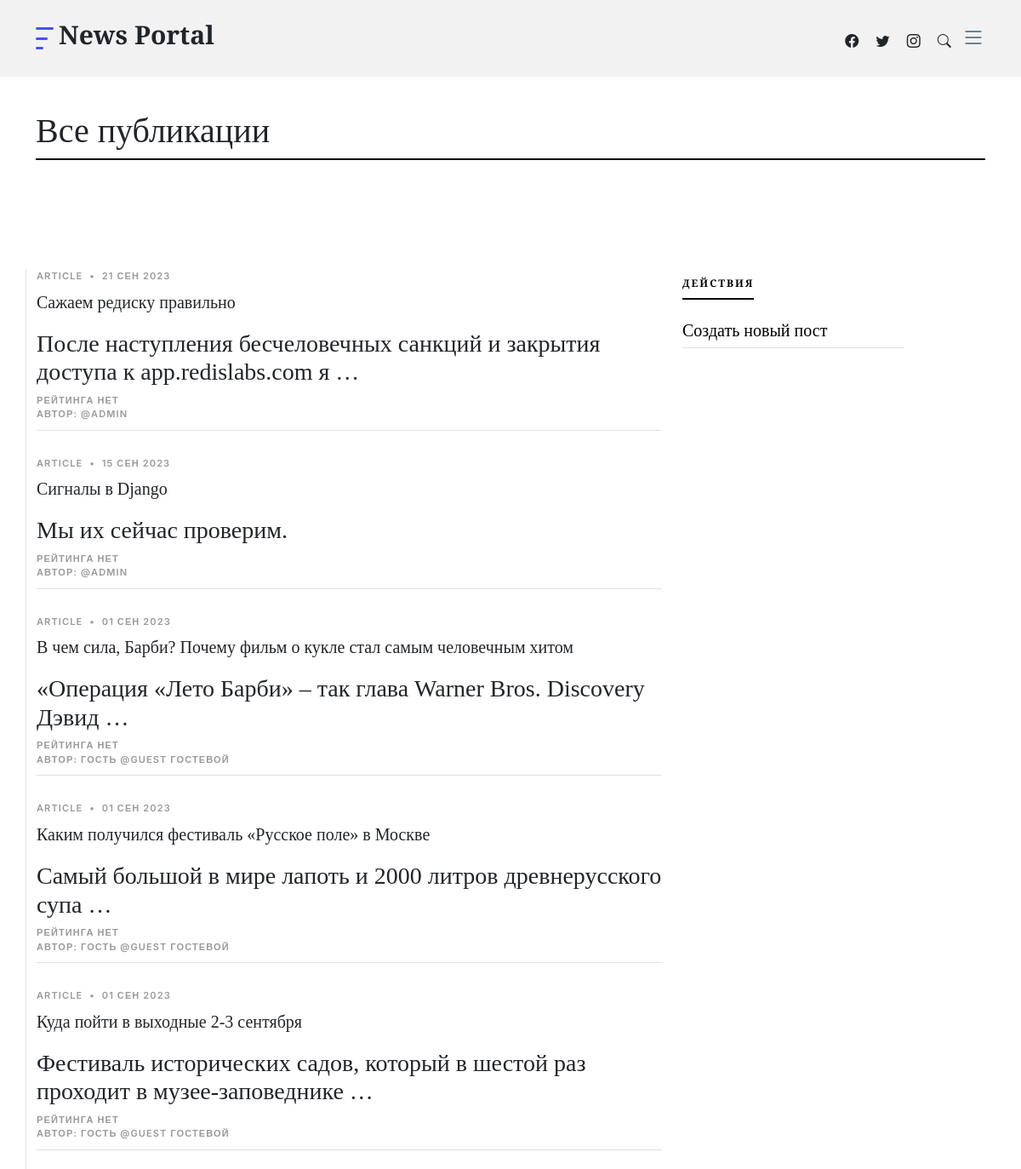
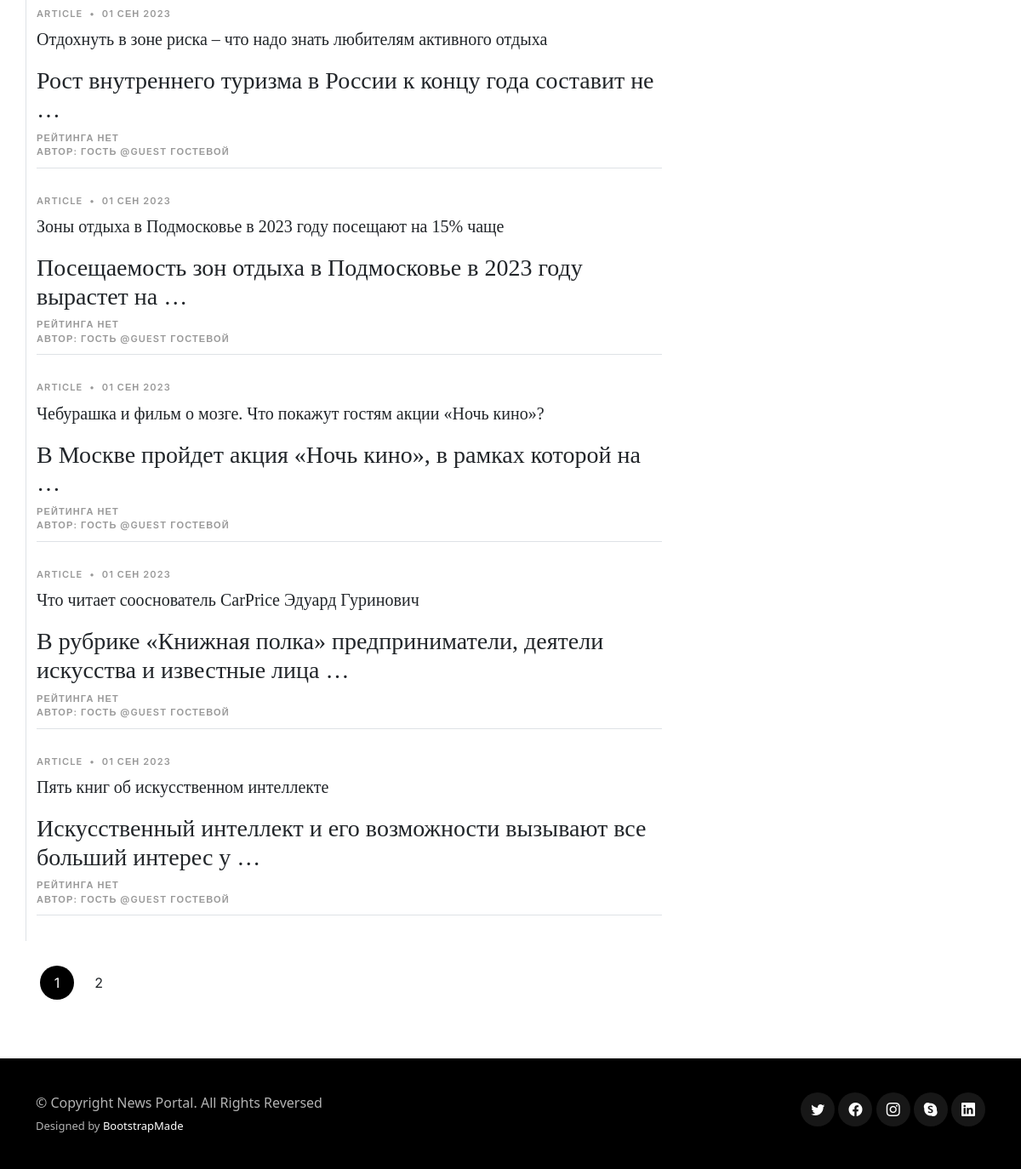
The page /articles/ on the database as committed earlier (2 pictures, top to bottom).
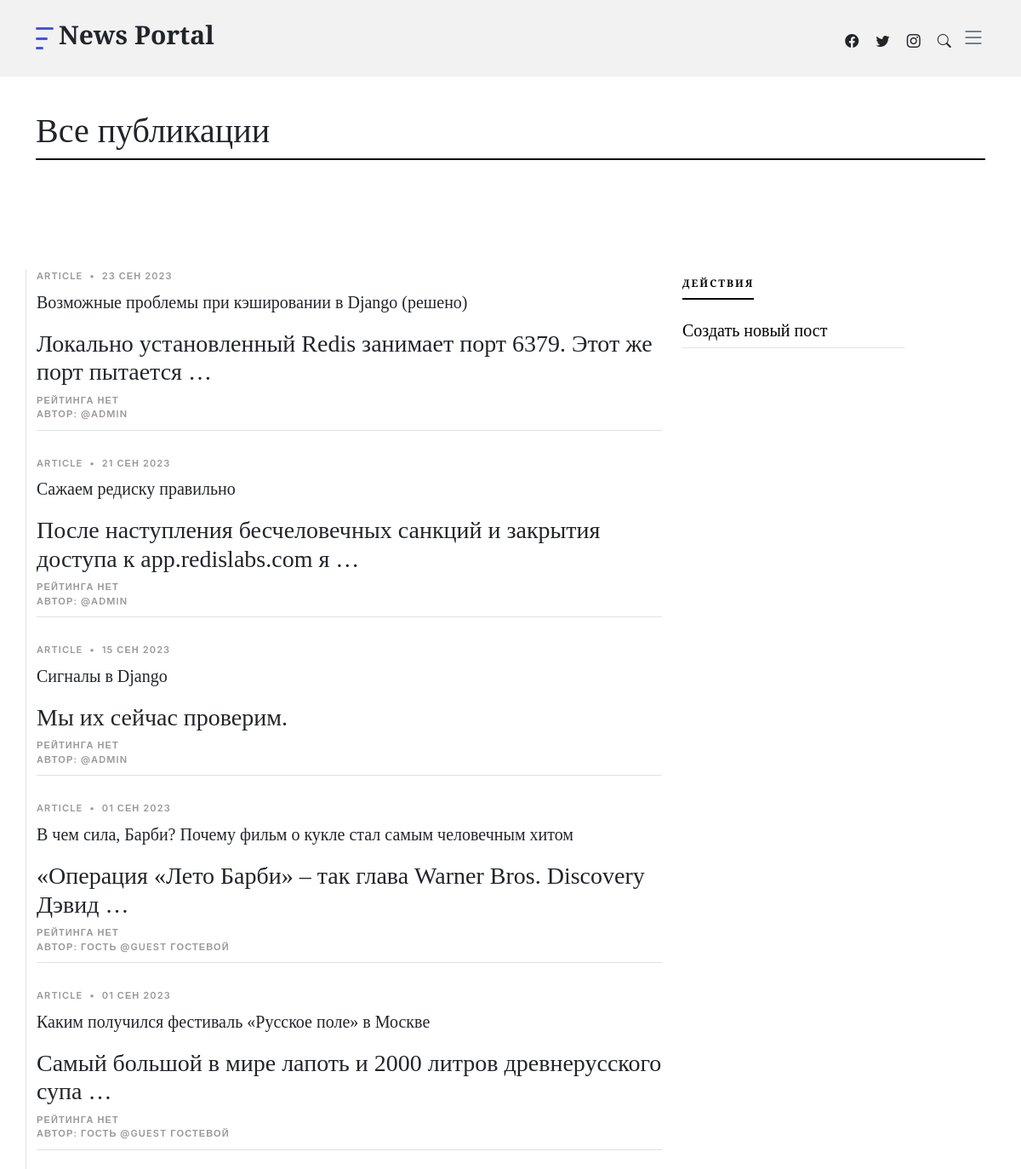
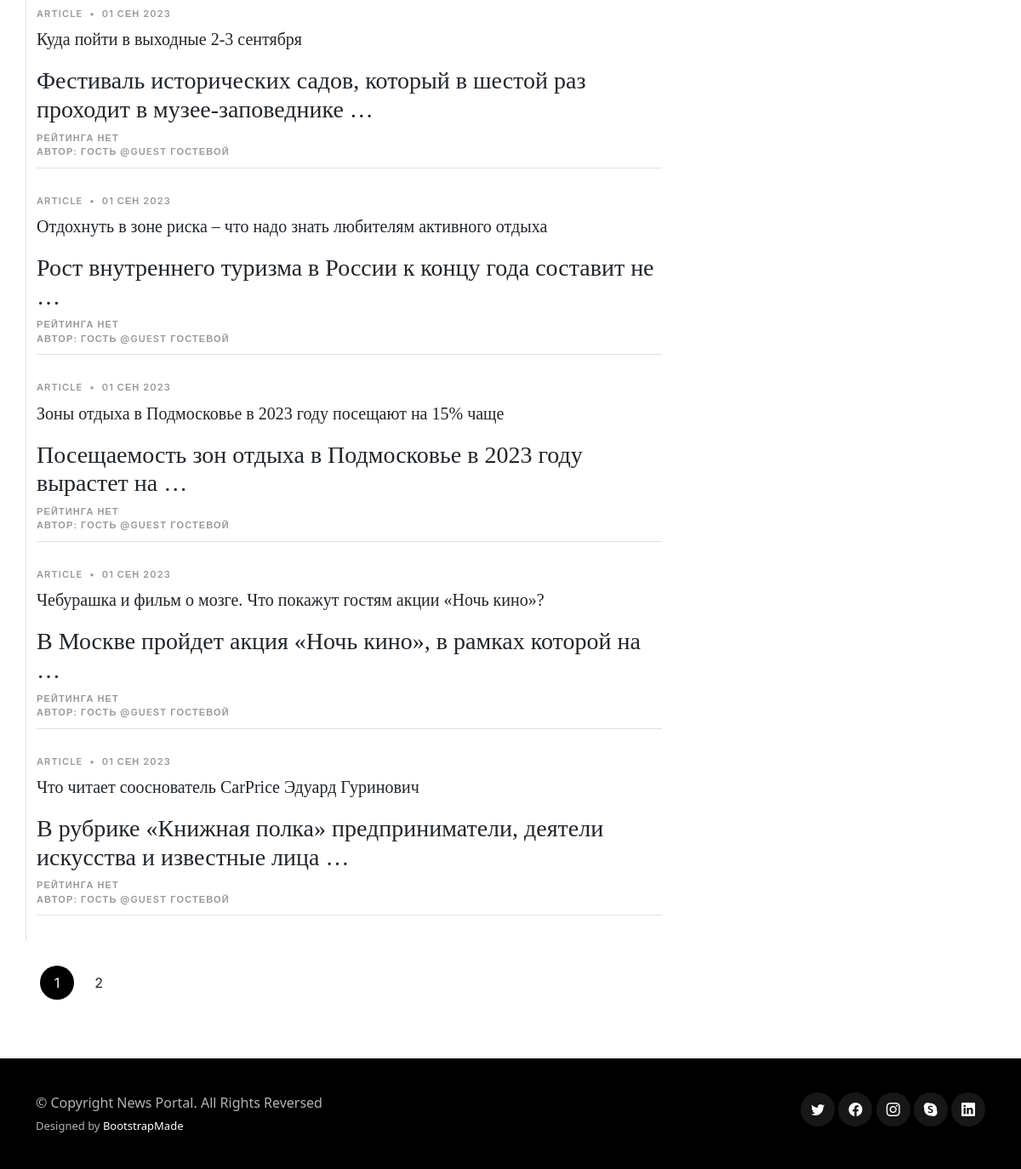
The same page on the database as committed later (2 pictures, top to bottom).
### news/models.py (models this page shows, shortened)
class Post(models.Model):
    author = models.ForeignKey(Author, on_delete=models.CASCADE, verbose_name="author", related_name="posts")
    POST_TYPES = [('article', 'Статья'), ('news', 'Новость')]
    post_type = models.CharField(choices=POST_TYPES, max_length=7, default='article')
    created_at = models.DateTimeField(auto_now_add=True)
    category = models.ManyToManyField(Category, through='PostCategory')
    title = models.CharField(max_length=255)
    text = models.TextField()
    rating = models.IntegerField(default=0)
    class Meta:
        ordering = ['-created_at', 'title']

class Author(models.Model):
    user = models.OneToOneField(User, on_delete=models.CASCADE, verbose_name="author")
    rating = models.IntegerField(default=0)
    def __str__(self):
        return f"{self.user.first_name} @{self.user.username} {self.user.last_name}"

### news/views.py (the view)
# urls.py: path('articles/', cache_page(60*1)(views.PostList.as_view()),
class PostList(ListView):
    model = Post
    paginate_by = 10
    def get(self, request, *args, **kwargs):
        post_type = kwargs['post_type']
        self.queryset = Post.objects.filter(post_type=post_type)
        return super(PostList, self).get(request, *args, **kwargs)

### news/templatetags/pro_tags.py (called while the page is built)
@register.simple_tag()
def header(title='Привет!'):
    section = (f'<section class="category-section"><div class="container">'
               f'<div class="section-header d-flex justify-content-between align-items-center mb-5">'
               f'<h1>{title}</h1></div></div></section>')
    return section

@register.simple_tag(takes_context=True)
def url_replace(context, **kwargs):
    d = context['request'].GET.copy()
    for k, v in kwargs.items():
        d[k] = v
    return d.urlencode()

### templates/news/post_list.html (shortened to what this page needs)
{% extends 'default.html' %}
{% load pro_filters %}
{% load pro_tags %}
{% block content %}
    {% autoescape off %}{% header "Все публикации" %}{% endautoescape  %}
    <section id="posts" class="posts">
        <div class="container" data-aos="fade-up">
            <div class="row">
                <div class="col-lg-8 border-start custom-border">
                    {% for post in post_list %}
                        {% include "news/post_item.html" with post=post %}
                    {% empty %}
                        <div class="post-entry-1">
                            <div class="post-meta"><span>Ничего нет</span></div>
                            </div>
                    {% endfor %}
                    </div>
                <div class="col-md-3">
                    <div class="aside-block">
                        <ul class="nav nav-pills custom-tab-nav mb-4" id="pills-tab" role="tablist">
                            <li class="nav-item" role="presentation">
                                <button class="nav-link active" id="pills-actions-tab" data-bs-toggle="pill" data-bs-target="#pills-actions" type="button" role="tab" aria-controls="pills-actions" aria-selected="true">
                                    Действия
                                    </button>
                                </li>
                            </ul>
                        <div class="tab-content" id="pills-tabContent">
                            <div class="tab-pane fade show active" id="pills-actions" role="tabpanel" aria-labelledby="pills-actions-tab">
                                <div class="post-entry-1 border-bottom">
                                    <h2 class="mb-2"><a href="./create">Создать новый пост</a></h2>
                                    </div>
                                </div>
                            </div>
                        </div>
                    </div>
                </div>
            {% if is_paginated %}
                {% include "paginator.html" with page_obj=page_obj paginator=paginator%}
            {% endif %}
            </div>
        </section>
{% endblock %}

### templates/news/post_item.html
{% load pro_filters %}
<div class="post-entry-1 border-bottom">
    <div class="post-meta"><span>{{ post.post_type }}</span> <span class="mx-1">&bullet;</span> <span>{{ post.created_at|date:'d M Y' }}</span></div>
    <a href="{% url 'post_detail' post.pk %}"><h2>{{ post.title|censor }}</h2></a>
    <a href="{% url 'post_detail' post.pk %}"><h3>{{ post.text|censor|truncatewords:10|striptags }}</h3></a>
    <div class="post-meta">
        <div><span>{% if post.rating %}Рейтинг: {{ post.rating|pretty_rating|safe }}{% else %}Рейтинга нет{% endif %}</span></div>
        <div><span>Автор: {{ post.author }}</span></div>
        </div>
    </div>

Rows that differ between the two databases and show on the page:
no longer on this page (row unchanged): Post: post_type "ARTICLE", created_at "01 СЕН 2023", title|censor "Пять книг об искусственном интеллекте", text|censor "Искусственный интеллект и его возможности вызывают все больший интерес у …", rating "РЕЙТИНГА НЕТ", author "ГОСТЬ @GUEST ГОСТЕВОЙ"
added Post: post_type "ARTICLE", created_at "23 СЕН 2023", title|censor "Возможные проблемы при кэшировании в Django (решено)", text|censor "Локально установленный Redis занимает порт 6379. Этот же порт пытается …", rating "РЕЙТИНГА НЕТ", author "@ADMIN"
